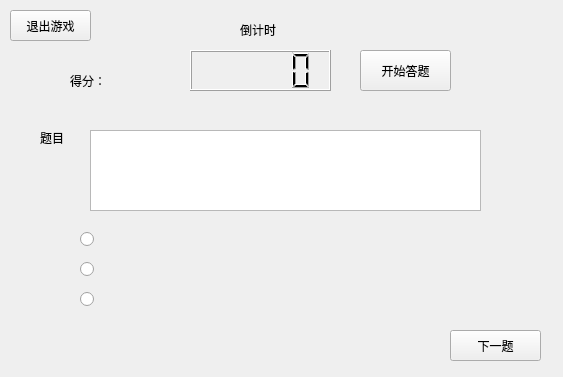
<?xml version="1.0" encoding="UTF-8"?>
<ui version="4.0">
 <class>alonegame_interface</class>
 <widget class="QWidget" name="alonegame_interface">
  <property name="geometry">
   <rect>
    <x>0</x>
    <y>0</y>
    <width>563</width>
    <height>377</height>
   </rect>
  </property>
  <property name="windowTitle">
   <string>Form</string>
  </property>
  <widget class="QLCDNumber" name="lcdNumber">
   <property name="geometry">
    <rect>
     <x>190</x>
     <y>50</y>
     <width>141</width>
     <height>41</height>
    </rect>
   </property>
  </widget>
  <widget class="QTextEdit" name="textEdit_alone_text">
   <property name="geometry">
    <rect>
     <x>90</x>
     <y>130</y>
     <width>391</width>
     <height>81</height>
    </rect>
   </property>
   <property name="styleSheet">
    <string notr="true">font: 11pt &quot;黑体&quot;;</string>
   </property>
   <property name="readOnly">
    <bool>true</bool>
   </property>
  </widget>
  <widget class="QLabel" name="label">
   <property name="geometry">
    <rect>
     <x>40</x>
     <y>130</y>
     <width>41</width>
     <height>16</height>
    </rect>
   </property>
   <property name="styleSheet">
    <string notr="true">font: 10pt &quot;黑体&quot;;</string>
   </property>
   <property name="text">
    <string>题目</string>
   </property>
  </widget>
  <widget class="QPushButton" name="pushButton_alone_exit">
   <property name="geometry">
    <rect>
     <x>10</x>
     <y>10</y>
     <width>81</width>
     <height>31</height>
    </rect>
   </property>
   <property name="styleSheet">
    <string notr="true">font: 10pt &quot;黑体&quot;;</string>
   </property>
   <property name="text">
    <string>退出游戏</string>
   </property>
  </widget>
  <widget class="QLabel" name="label_2">
   <property name="geometry">
    <rect>
     <x>240</x>
     <y>20</y>
     <width>81</width>
     <height>20</height>
    </rect>
   </property>
   <property name="styleSheet">
    <string notr="true">font: 10pt &quot;黑体&quot;;</string>
   </property>
   <property name="text">
    <string>倒计时</string>
   </property>
  </widget>
  <widget class="QPushButton" name="pushButton_begin">
   <property name="geometry">
    <rect>
     <x>360</x>
     <y>50</y>
     <width>91</width>
     <height>41</height>
    </rect>
   </property>
   <property name="styleSheet">
    <string notr="true">font: 10pt &quot;黑体&quot;;</string>
   </property>
   <property name="text">
    <string>开始答题</string>
   </property>
  </widget>
  <widget class="QRadioButton" name="radioButton_A">
   <property name="geometry">
    <rect>
     <x>80</x>
     <y>230</y>
     <width>115</width>
     <height>19</height>
    </rect>
   </property>
   <property name="text">
    <string/>
   </property>
   <property name="checkable">
    <bool>false</bool>
   </property>
  </widget>
  <widget class="QRadioButton" name="radioButton_B">
   <property name="geometry">
    <rect>
     <x>80</x>
     <y>260</y>
     <width>115</width>
     <height>19</height>
    </rect>
   </property>
   <property name="text">
    <string/>
   </property>
   <property name="checkable">
    <bool>false</bool>
   </property>
  </widget>
  <widget class="QRadioButton" name="radioButton_C">
   <property name="geometry">
    <rect>
     <x>80</x>
     <y>290</y>
     <width>115</width>
     <height>19</height>
    </rect>
   </property>
   <property name="text">
    <string/>
   </property>
   <property name="checkable">
    <bool>false</bool>
   </property>
  </widget>
  <widget class="QPushButton" name="pushButton">
   <property name="geometry">
    <rect>
     <x>450</x>
     <y>330</y>
     <width>91</width>
     <height>31</height>
    </rect>
   </property>
   <property name="styleSheet">
    <string notr="true">font: 10pt &quot;黑体&quot;;</string>
   </property>
   <property name="text">
    <string>下一题</string>
   </property>
   <property name="checkable">
    <bool>false</bool>
   </property>
  </widget>
  <widget class="QLabel" name="label_3">
   <property name="geometry">
    <rect>
     <x>150</x>
     <y>100</y>
     <width>261</width>
     <height>21</height>
    </rect>
   </property>
   <property name="styleSheet">
    <string notr="true">font: 10pt &quot;黑体&quot;;</string>
   </property>
   <property name="text">
    <string/>
   </property>
  </widget>
  <widget class="QLabel" name="label_4">
   <property name="geometry">
    <rect>
     <x>110</x>
     <y>226</y>
     <width>411</width>
     <height>21</height>
    </rect>
   </property>
   <property name="styleSheet">
    <string notr="true">font: 9pt &quot;黑体&quot;;</string>
   </property>
   <property name="text">
    <string/>
   </property>
  </widget>
  <widget class="QLabel" name="label_5">
   <property name="geometry">
    <rect>
     <x>110</x>
     <y>256</y>
     <width>411</width>
     <height>20</height>
    </rect>
   </property>
   <property name="styleSheet">
    <string notr="true">font: 9pt &quot;黑体&quot;;</string>
   </property>
   <property name="text">
    <string/>
   </property>
  </widget>
  <widget class="QLabel" name="label_6">
   <property name="geometry">
    <rect>
     <x>110</x>
     <y>286</y>
     <width>411</width>
     <height>20</height>
    </rect>
   </property>
   <property name="styleSheet">
    <string notr="true">font: 9pt &quot;黑体&quot;;</string>
   </property>
   <property name="text">
    <string/>
   </property>
  </widget>
  <widget class="QLabel" name="label_7">
   <property name="geometry">
    <rect>
     <x>70</x>
     <y>70</y>
     <width>101</width>
     <height>21</height>
    </rect>
   </property>
   <property name="styleSheet">
    <string notr="true">font: 10pt &quot;黑体&quot;;</string>
   </property>
   <property name="text">
    <string>得分：</string>
   </property>
  </widget>
  <widget class="QLabel" name="label_score">
   <property name="geometry">
    <rect>
     <x>120</x>
     <y>70</y>
     <width>72</width>
     <height>15</height>
    </rect>
   </property>
   <property name="text">
    <string/>
   </property>
  </widget>
 </widget>
 <resources/>
 <connections/>
</ui>
